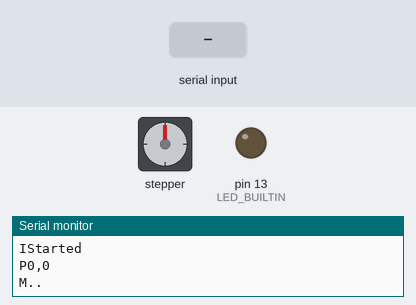
Bench run of a sketch on a simulated Arduino Uno, built with avr-gcc and run on an emulated ATmega328P. Parts: stepper motor, output pins drawn as LEDs (lit = HIGH), the last lines printed to the serial monitor. The inputs (shaded band) are chosen by the test bench. Stepper angles assume 4096 steps per turn.

Above: at 1.2 s.
1.3 s: "M90\n" received over Serial
At 2.35 s:
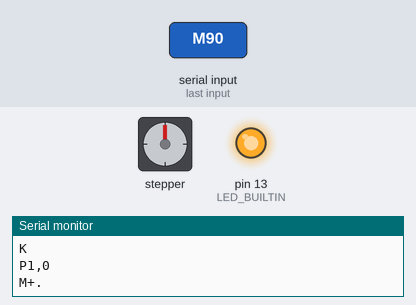
3.9 s: byte 80 ('P') received over Serial
6.4 s: "C90\n" received over Serial
7.9 s: "C,45\n" received over Serial
Timing chart, 0 to 10.4 s (numbered marks = the images above; inputs shaded):
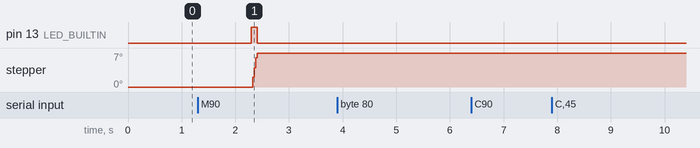

The sketch:

SimpleDriver003.ino
```cpp
// (licence header left out)
// include the library
#include <Unistep2.h>

const String MESSAGE_OK = "K";
const String MESSAGE_ERROR = "E";
const String PREFIX_MOVING = "M";
const String PREFIX_REMARK = "C";
const String PREFIX_DEBUG = "D";
const String PREFIX_POSITION = "P";
const unsigned long POSITION_DUMP_FREQUENCY_MILLIS = 500;
unsigned long lastPositionDumpMillis;

const unsigned long MIN_STEP_DELAY = 1000;
byte currMoveState = 0;
byte prevMoveState = 255; // Force it to output the state when it starts

// Define some steppers and the pins they will use
Unistep2 stepperY(9, 10, 11, 12, 4096, MIN_STEP_DELAY); // pins for IN1, IN2, IN3, IN4, steps per rev, step delay(in micros)
Unistep2 stepperX(5, 6, 7, 8, 4096, MIN_STEP_DELAY); // pins for IN1, IN2, IN3, IN4, steps per rev, step delay(in micros)

void setup()
{
  Serial.begin(115200);
  pinMode(LED_BUILTIN, OUTPUT);
  Serial.println("IStarted");
}

void loop()
{
  // We need to call run() frequently during loop()
  stepperX.run();
  stepperY.run();

  currMoveState = 0;

  long stepsToGoX = stepperX.stepsToGo();
  if (stepsToGoX > 0) {
    currMoveState |= 1 << 0;
  } else if (stepsToGoX < 0) {
    currMoveState |= 1 << 1;
  }

  long stepsToGoY = stepperY.stepsToGo();
  if (stepsToGoY > 0) {
    currMoveState |= 1 << 2;
  } else if (stepsToGoY < 0) {
    currMoveState |= 1 << 3;
  }

  digitalWrite(LED_BUILTIN, currMoveState);
  if (currMoveState != prevMoveState) {
    PrintPosition();
    PrintMoveState();
    prevMoveState = currMoveState;
  }

  if (currMoveState) {
    HandlePositionDump();
  } else {
    lastPositionDumpMillis = 0;
  }

  ExecuteSerialCommands();
}

void HandlePositionDump()
{
  if (lastPositionDumpMillis == 0) {
    lastPositionDumpMillis = millis();
    return;
  }

  long currMillis = millis();
  if (currMillis - lastPositionDumpMillis < POSITION_DUMP_FREQUENCY_MILLIS) {
    return;
  }

  lastPositionDumpMillis = currMillis;
  PrintPosition();
}

void PrintPosition()
{
  Serial.print(PREFIX_POSITION);
  Serial.print(stepperX.currentPosition());
  Serial.print(",");
  Serial.print(stepperY.currentPosition());
  Serial.println();
}

void PrintMoveState()
{
  Serial.print(PREFIX_MOVING);

  if (currMoveState & 1 << 0) {
    Serial.print("+");
  } else if (currMoveState & 1 << 1) {
    Serial.print("-");
  } else {
    Serial.print(".");
  }

  if (currMoveState & 1 << 2) {
    Serial.print("+");
  } else if (currMoveState & 1 << 3) {
    Serial.print("-");
  } else {
    Serial.print(".");
  }

  Serial.println();
}

void StopMoving()
{
  stepperX.stop();
  stepperY.stop();
}

void MoveRelative(long x, long y)
{
  if (x == 0 && y == 0) {
    // Oh, really?
    return;
  }

  if (currMoveState) {
    PrintPosition();
  }

  if (x) {
    stepperX.move(x);
  } else {
    stepperX.stop();
  }

  if (y) {
    stepperY.move(y);
  } else {
    stepperY.stop();
  }
}

void ExecuteSerialCommands()
{
  if (Serial.available() == 0) {
    return;
  }

  String comment = "";
  long tmp1, tmp2;

  char chr = Serial.read();
  switch(chr) {
    case 'M':
      tmp1 = Serial.parseInt();
      tmp2 = Serial.parseInt();
      Serial.println(MESSAGE_OK);
      MoveRelative(tmp1, tmp2);
      break;

    case 'S':
      Serial.println(MESSAGE_OK);
      StopMoving();
      break;

    case 'C':
      while (true) {
        chr = Serial.read();
        if (chr == -1) {
          continue;
        }
        if (chr == 10 || chr==13) {
          break;
        }
        comment += chr;
      }
      Serial.print(PREFIX_REMARK);
      Serial.println(comment);
      break;

    case 'P':
      tmp1 = Serial.parseInt();
      if (tmp1 < MIN_STEP_DELAY) {
        Serial.println(MESSAGE_ERROR);
        break;
      }

      Serial.println(MESSAGE_OK);
      stepperX.setDelay(tmp1);
      stepperY.setDelay(tmp1);
      break;

    case '\r':
    case '\n':
      // Ignore the newlines
      break;

    default:
      Serial.println(MESSAGE_ERROR);
      break;
  }
}
```
